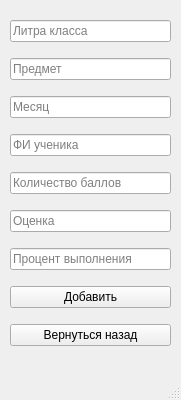
<?xml version="1.0" encoding="UTF-8"?>
<ui version="4.0">
 <class>AddStudent</class>
 <widget class="QMainWindow" name="AddStudent">
  <property name="geometry">
   <rect>
    <x>0</x>
    <y>0</y>
    <width>181</width>
    <height>400</height>
   </rect>
  </property>
  <property name="windowTitle">
   <string>Добавить ученика (РЭ)</string>
  </property>
  <widget class="QWidget" name="centralwidget">
   <widget class="QWidget" name="verticalLayoutWidget">
    <property name="geometry">
     <rect>
      <x>10</x>
      <y>10</y>
      <width>161</width>
      <height>350</height>
     </rect>
    </property>
    <layout class="QVBoxLayout" name="verticalLayout">
     <item>
      <widget class="QLineEdit" name="letter">
       <property name="placeholderText">
        <string>Литра класса</string>
       </property>
      </widget>
     </item>
     <item>
      <widget class="QLineEdit" name="subject">
       <property name="placeholderText">
        <string>Предмет</string>
       </property>
      </widget>
     </item>
     <item>
      <widget class="QLineEdit" name="month">
       <property name="placeholderText">
        <string>Месяц</string>
       </property>
      </widget>
     </item>
     <item>
      <widget class="QLineEdit" name="name">
       <property name="placeholderText">
        <string>ФИ ученика</string>
       </property>
      </widget>
     </item>
     <item>
      <widget class="QLineEdit" name="points">
       <property name="placeholderText">
        <string>Количество баллов</string>
       </property>
      </widget>
     </item>
     <item>
      <widget class="QLineEdit" name="mark">
       <property name="placeholderText">
        <string>Оценка</string>
       </property>
      </widget>
     </item>
     <item>
      <widget class="QLineEdit" name="percent">
       <property name="text">
        <string/>
       </property>
       <property name="placeholderText">
        <string>Процент выполнения</string>
       </property>
      </widget>
     </item>
     <item>
      <widget class="QPushButton" name="add_b">
       <property name="text">
        <string>Добавить</string>
       </property>
      </widget>
     </item>
     <item>
      <widget class="QPushButton" name="back_b1">
       <property name="text">
        <string>Вернуться назад</string>
       </property>
      </widget>
     </item>
    </layout>
   </widget>
   <widget class="QLabel" name="status">
    <property name="geometry">
     <rect>
      <x>180</x>
      <y>50</y>
      <width>371</width>
      <height>20</height>
     </rect>
    </property>
    <property name="text">
     <string/>
    </property>
   </widget>
  </widget>
  <widget class="QMenuBar" name="menubar">
   <property name="geometry">
    <rect>
     <x>0</x>
     <y>0</y>
     <width>181</width>
     <height>21</height>
    </rect>
   </property>
  </widget>
  <widget class="QStatusBar" name="statusbar"/>
 </widget>
 <resources/>
 <connections/>
</ui>
